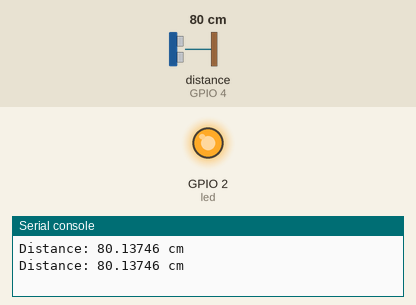
Recording of a program running on a simulated ESP8266 board running MicroPython. Parts: output pins drawn as LEDs (lit = HIGH, except the on-board LED, lit = LOW), the last lines printed to the serial console. Dashed ring = blinking. The test bench sets the inputs (shaded band); at power-on: distance to the obstacle (sensor on GPIO 4) 80 cm. The echo pulse lasts 58.3 µs per cm; library files of the repository ran but are not shown: hcsr04.py; pins used as bus, display or sensor lines are not drawn.

Above: at 1.2 s.
1.3 s: distance to the obstacle (sensor on GPIO 4) set to 22 cm
3.2 s: distance to the obstacle (sensor on GPIO 4) set to 17 cm
At 4.3 s:
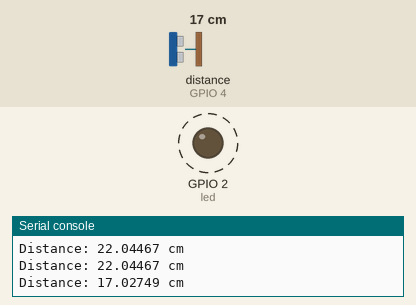
7.3 s: distance to the obstacle (sensor on GPIO 4) set to 35 cm
At 7.3 s:
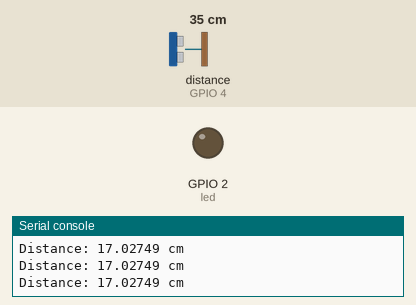
8.8 s: distance to the obstacle (sensor on GPIO 4) set to 2 cm
At 9.9 s:
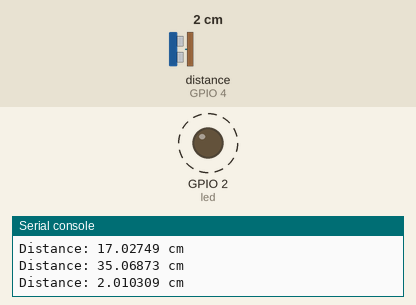
Timing chart, 0 to 13.9 s (numbered marks = the images above; inputs shaded):
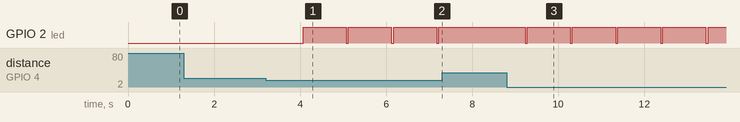

Measured:
- the behaviour switches between 20 and 19 cm on distance to the obstacle (sensor on GPIO 4) (found by bisection; images 0 and 1)
- after the input at 3.2 s, GPIO 2 (led): alternates HIGH for 1.0 s and LOW for 0.05 s, starting after 0.87 s
- after the input at 7.3 s, GPIO 2 (led): stays HIGH (without the input it goes to LOW after 0.93 s)
- after the input at 8.8 s, GPIO 2 (led): alternates HIGH for 1.0 s and LOW for 0.05 s, starting after 0.43 s

The program:

ultrasonic.py
```python
from hcsr04 import HCSR04
from time import sleep
from machine import Pin
from utime import sleep_ms

# ESP8266
sensor = HCSR04(trigger_pin=5, echo_pin=4, echo_timeout_us=10000)
led = Pin(2,Pin.OUT)
led.value(0)

def blink():
    led.value(0)
    sleep_ms(50)
    led.value(1)

while True:
    distance = sensor.distance_cm()
    print('Distance:', distance, 'cm')
    if(distance<=20):
       blink()
    sleep(1)
```
